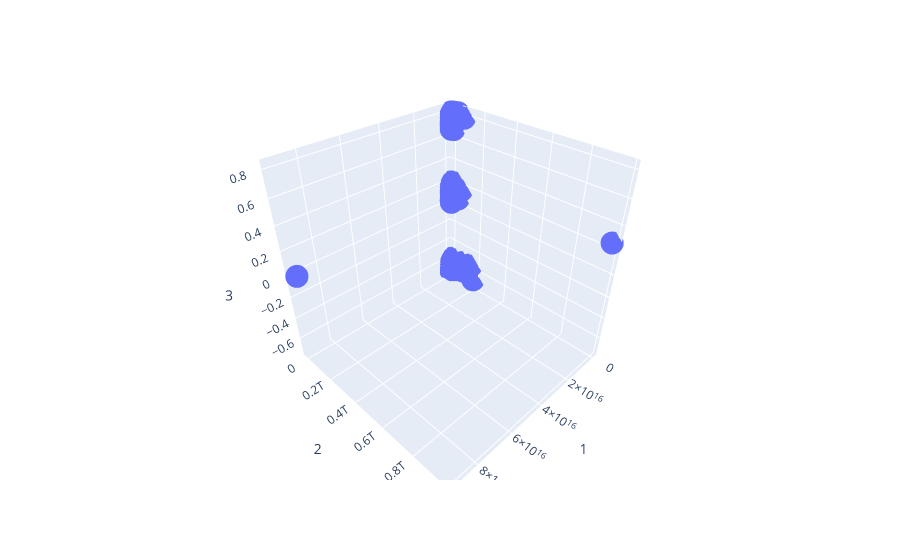

Notebook source saved alongside this figure:
### Markdown cell above
### Visualizing Results

#### 3D-Scatter with Clusters

### Code cell
# Create a 3D-Scatter with the PCA data and the clusters
clustered_df = pd.concat([crypto_dropna_df, pc_df], axis=1)
clustered_df


fig = px.scatter_3d(
    clustered_df,
    x="1",
    y="2",
    z="3",
)
fig.update_layout(legend=dict(x=0, y=1))
fig.show()

### Figure 1 — Plotly figure (JSON) as saved in the notebook; plotly's stock layout.template omitted (floating-point values rounded to 4 significant figures; data arrays with more than 128 entries replaced by an {"elided": "..."} marker saying what was removed)
{"data": [{"hovertemplate": "1=%{x}<br>2=%{y}<br>3=%{z}<extra></extra>", "legendgroup": "", "marker": {"color": "#636efa", "symbol": "circle"}, "mode": "markers", "name": "", "scene": "scene", "showlegend": false, "type": "scatter3d", "x": {"elided": "685 float values"}, "y": {"elided": "685 float values"}, "z": {"elided": "685 float values"}}], "layout": {"legend": {"tracegroupgap": 0, "x": 0, "y": 1}, "margin": {"t": 60}, "scene": {"domain": {"x": [0, 1], "y": [0, 1]}, "xaxis": {"title": {"text": "1"}}, "yaxis": {"title": {"text": "2"}}, "zaxis": {"title": {"text": "3"}}}}}
